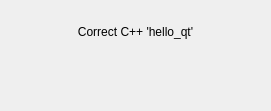
<?xml version="1.0" encoding="UTF-8"?>
<ui version="4.0">
 <class>Dialog</class>
 <widget class="QDialog" name="Dialog">
  <property name="geometry">
   <rect>
    <x>0</x>
    <y>0</y>
    <width>271</width>
    <height>111</height>
   </rect>
  </property>
  <property name="windowTitle">
   <string>Correct C++ 'hello_qt'</string>
  </property>
  <layout class="QVBoxLayout" name="verticalLayout">
   <item>
    <widget class="QLabel" name="label">
     <property name="text">
      <string>Correct C++ 'hello_qt'</string>
     </property>
     <property name="alignment">
      <set>Qt::AlignCenter</set>
     </property>
    </widget>
   </item>
   <item>
    <widget class="QLabel" name="label_2">
     <property name="text">
      <string/>
     </property>
     <property name="pixmap">
      <pixmap resource="correct_cpp_hello_qt.qrc">:/pics/TravisCI.png</pixmap>
     </property>
     <property name="alignment">
      <set>Qt::AlignCenter</set>
     </property>
    </widget>
   </item>
  </layout>
 </widget>
 <layoutdefault spacing="6" margin="11"/>
 <resources>
  <include location="correct_cpp_hello_qt.qrc"/>
 </resources>
 <connections/>
</ui>
